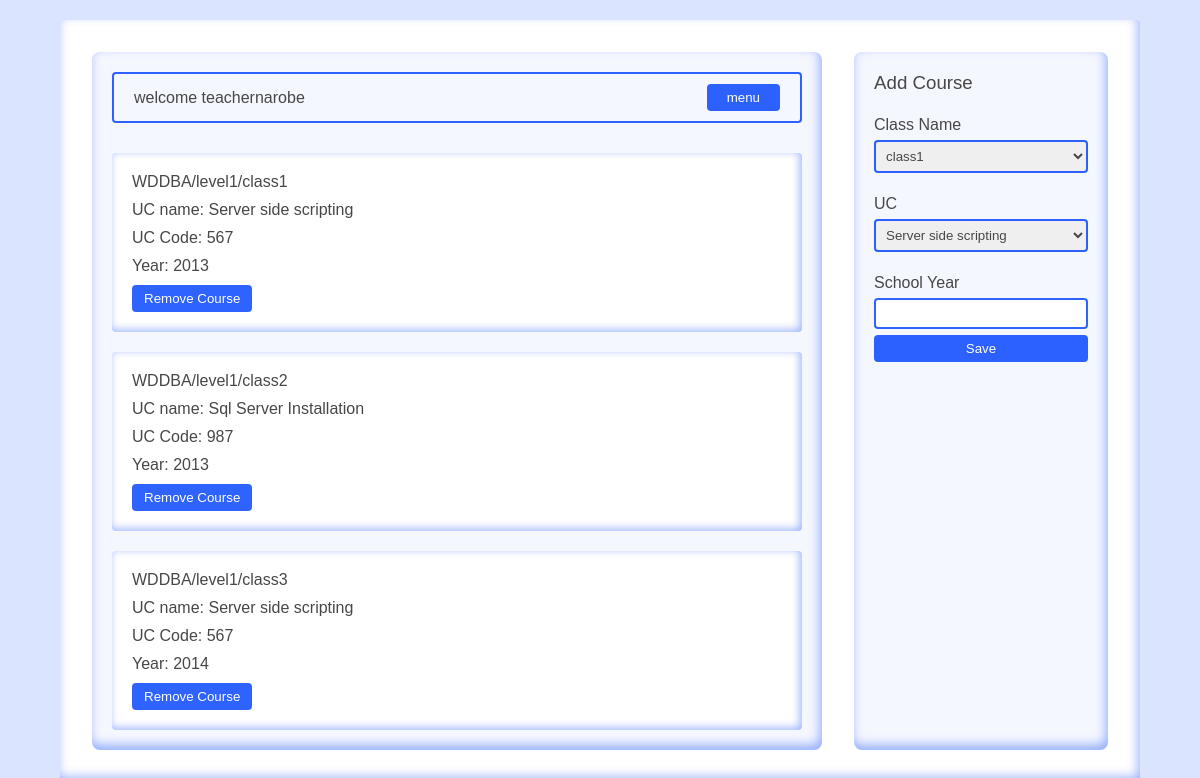
/teacherdashboard.php (signed in), run on the app's committed database.
### tables this page shows
CREATE TABLE `teacherclass` (
  `teacherclassid` int(11) NOT NULL,
  `teacherid` int(11) NOT NULL,
  `classid` int(11) NOT NULL,
  `ucid` int(11) NOT NULL,
  `schoolyear` int(11) NOT NULL
);

CREATE TABLE `department` (
  `departmentid` int(11) NOT NULL,
  `departmentname` varchar(30) NOT NULL,
  `departmenthead` varchar(30) NOT NULL
);

CREATE TABLE `classroom` (
  `classid` int(11) NOT NULL,
  `classname` varchar(30) NOT NULL
);

CREATE TABLE `uc` (
  `ucid` int(11) NOT NULL,
  `uccode` int(11) NOT NULL,
  `uctitle` varchar(30) NOT NULL,
  `unit` int(11) NOT NULL
);

### teacherdashboard.php (the view, shortened to what this page needs)
<?php
include "conn.php";
$teacher_id = $_SESSION["teacherid"];
$sql="SELECT * FROM `teacherclass` WHERE teacherid='$teacher_id'";
$result = $conn->query($sql);
?>
<!DOCTYPE html>
<html lang="en">
  <head>
    <link rel="stylesheet" href="index.css" />
  </head>
  <body>
    <div class="container dashboard-container">
      <div class="main">
        <div class="welcome">
          <div>welcome teacher<?php echo $_SESSION["username"];?></div>
          <div>
            <div class="menu">
              <button>menu</button>
            </div>
          </div>
        </div>
        <div class="classes">
          <ul>
            <?php
            while ($row = $result -> fetch_assoc()) {
              $teacherclassid = $row["teacherclassid"];
              $tcsql="SELECT * FROM `teacher` WHERE teacherid = $teacher_id";
              $tcresult=$conn->query($tcsql);
              $tcrow = $tcresult -> fetch_assoc();
              if($tcresult->num_rows > 0){
                $departmentid = $tcrow["departmentid"];
                $classid=$row["classid"];
                $ucid=$row["ucid"];
                $schoolyear=$row["schoolyear"];
              }
              $depsql="SELECT * FROM `department` WHERE departmentid = $departmentid";
              $depresult=$conn->query($depsql);
              $deprow = $depresult -> fetch_assoc();
              if($depresult->num_rows > 0){
                $departmentname = $deprow["departmentname"];
              }
              $crsql= "SELECT * FROM `classroom` WHERE classid = '$classid'";
              $crresult=$conn->query($crsql);
              $crrow = $crresult -> fetch_assoc();
              if($crresult->num_rows > 0){
                $classname = $crrow["classname"];
              }
              $ucsql= "SELECT * FROM `uc` WHERE ucid = '$ucid'";
              $ucresult=$conn->query($ucsql);
              $ucrow = $ucresult -> fetch_assoc();
              if($ucresult->num_rows > 0){
                $uctitle= $ucrow['uctitle'];
                $uccode= $ucrow['uccode'];
              }
              echo "<li>
                <p>$departmentname/level1/$classname</p>
                <p>UC name: $uctitle</p>
                <p>UC Code: $uccode</p>
                <p>Year: $schoolyear</p>
                <form class='remove' action='teacherdashboard.php' method='post'>
                <input type='hidden' name='courseid' value='$teacherclassid'>
                  <input style='  width:auto; padding-left: 12px; padding-right: 12px;' type='submit' class='remove' name='remove' value='Remove Course'>
                </form>
              </li>";
            }
            ?>
          </ul>
        </div>
      </div>
      <div class="addclass">
        <h3>Add Course</h3>
        <form action="teacherdashboard.php" method="POST">
          <label>Class Name</label>
          <select name="class">
            <option value="1">class1</option>
          </select>
          <label>UC</label>
          <select name="UC">
            <option value="1">Server side scripting</option>
          </select>
          <label>School Year</label>
          <input type="text" name="schoolyear" />
          <input type="submit" value="Save" name="submit" />
        </form>
      </div>
    </div>
  </body>
</html>

### index.css (style rules this page uses)
*, *::before, *::after { color: hsl(0, 0%, 28%); font-family: Comic Sans MS, sans-serif; font-weight: 100; margin: 0; padding: 0; box-sizing: border-box; }
li { list-style: none; }
button { display: inline-block; padding: 6px; background: hsl(224.71deg 100% 50% / 82%); color: rgb(255, 255, 255); border: none; border-radius: 4px; padding-right: 20px; padding-left: 20px; }
label { margin-bottom: 6px; display: inline-block; }
form { display: flex; flex-direction: column; align-items: start; justify-content: center; }
input, select { border-radius: 4px; border: 2px solid hsl(224.71deg 100% 50% / 82%); outline: none; padding: 6px; width: 100%; }
input.remove, input[type="submit"] { display: block; border: none; background: hsl(224.71deg 100% 50% / 82%); color: white; }
select { width: 10rem; width: 100%; }
body { background: hsl(224.71deg, 100%, 93%); font-family: Comic Sans MS, sans-serif; min-height: 100vh; display: flex; flex-direction: column; align-items: center; justify-content: center; }
.container { margin-top: 20px; margin-bottom: 20px; background: #ffffff; box-shadow: inset -2px -5px 11px hsl(224.71deg 100% 50% / 40%); border-radius: 4px; padding: 2rem; }
.dashboard-container { width: 90vw; gap: 2rem; display: flex; justify-content: space-between; }
.addclass label { margin-top: 16px; margin-bottom: 6px; }
.addclass * { margin-bottom: 6px; }
.addclass, .main { box-shadow: inset -2px -5px 11px hsl(224.71deg 100% 50% / 40%); background: hsl(224.71deg, 100%, 98%); border-radius: 8px; padding: 20px; padding-left: 20px; padding-right: 20px; }
.main { flex-grow: 1; }
.main .welcome { position: relative; border: solid 2px hsl(224.71deg 100% 50% / 82%); margin-bottom: 30px; width: 100%; padding: 20px; padding-top: 10px; padding-bottom: 10px; border-radius: 4px; display: flex; align-items: center; justify-content: space-between; }
.menu { position: relative; }
.classes li { background: hsl(0, 0%, 100%); border-radius: 4px; padding: 20px; box-shadow: inset -2px -2px 8px hsl(224.71deg 100% 50% / 40%); }
.classes li:not(:last-child) { margin-bottom: 20px; }
.classes *:not(:last-child) { margin-bottom: 10px; }

### data on the page
teacherclass: department.departmentname "WDDBA", classid.classname "class1", ucid.uctitle "Server side scripting", ucid.uccode "567", schoolyear "2013"
teacherclass: department.departmentname "WDDBA", classid.classname "class2", ucid.uctitle "Sql Server Installation", ucid.uccode "987", schoolyear "2013"
teacherclass: department.departmentname "WDDBA", classid.classname "class3", ucid.uctitle "Server side scripting", ucid.uccode "567", schoolyear "2014"

### other printed values
$_SESSION["username"] "narobe"
